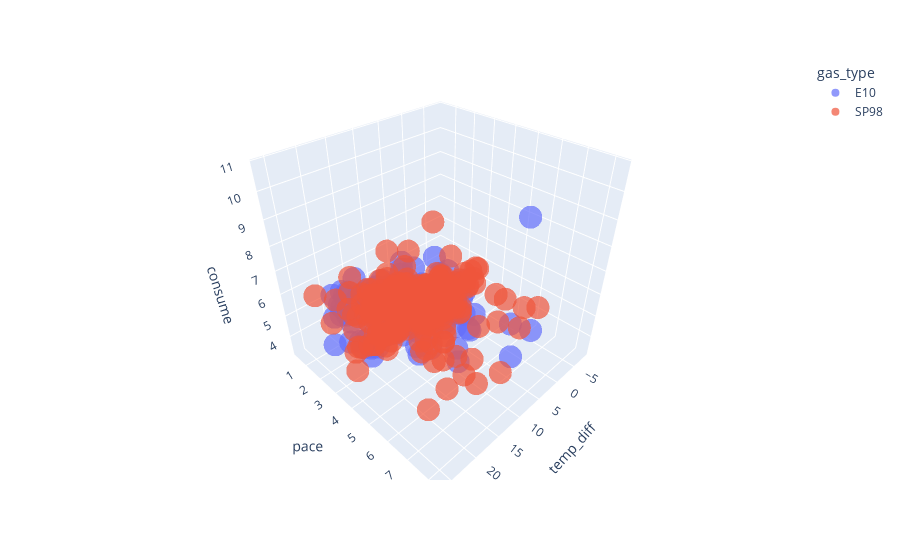

The cell this chart's notebook holds for it:
### Code cell
# but lets go deeper:

import plotly.express as px
fig = px.scatter_3d(data, x='temp_diff', y='pace', z='consume',
              color='gas_type', opacity=0.7)

fig.show()

### Figure 1 — Plotly figure (JSON) as saved in the notebook; plotly's stock layout.template omitted (floating-point values rounded to 4 significant figures; data arrays with more than 128 entries replaced by an {"elided": "..."} marker saying what was removed)
{"data": [{"hovertemplate": "gas_type=E10<br>temp_diff=%{x}<br>pace=%{y}<br>consume=%{z}<extra></extra>", "legendgroup": "E10", "marker": {"color": "#636efa", "opacity": 0.7, "symbol": "circle"}, "mode": "markers", "name": "E10", "scene": "scene", "showlegend": true, "type": "scatter3d", "x": {"elided": "158 float values"}, "y": {"elided": "158 float values"}, "z": {"elided": "158 float values"}}, {"hovertemplate": "gas_type=SP98<br>temp_diff=%{x}<br>pace=%{y}<br>consume=%{z}<extra></extra>", "legendgroup": "SP98", "marker": {"color": "#EF553B", "opacity": 0.7, "symbol": "circle"}, "mode": "markers", "name": "SP98", "scene": "scene", "showlegend": true, "type": "scatter3d", "x": {"elided": "223 float values"}, "y": {"elided": "223 float values"}, "z": {"elided": "223 float values"}}], "layout": {"legend": {"title": {"text": "gas_type"}, "tracegroupgap": 0}, "margin": {"t": 60}, "scene": {"domain": {"x": [0, 1], "y": [0, 1]}, "xaxis": {"title": {"text": "temp_diff"}}, "yaxis": {"title": {"text": "pace"}}, "zaxis": {"title": {"text": "consume"}}}}}
